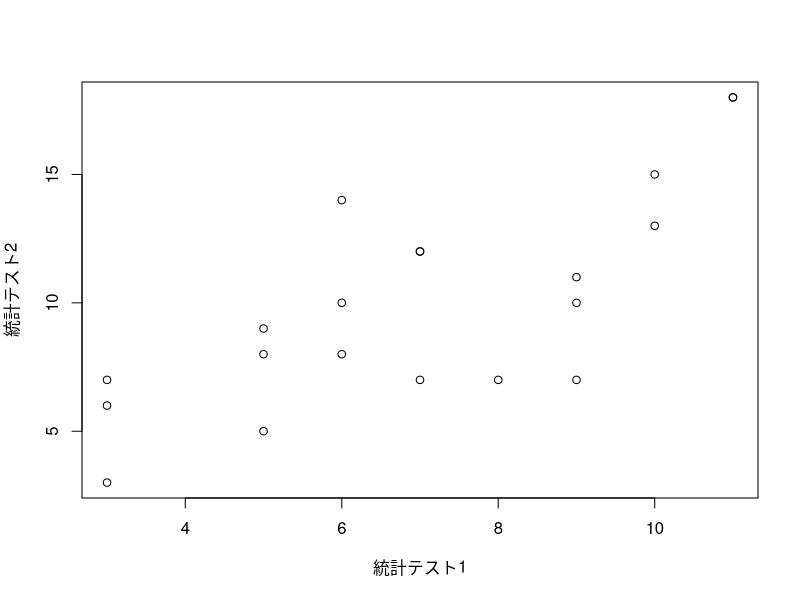
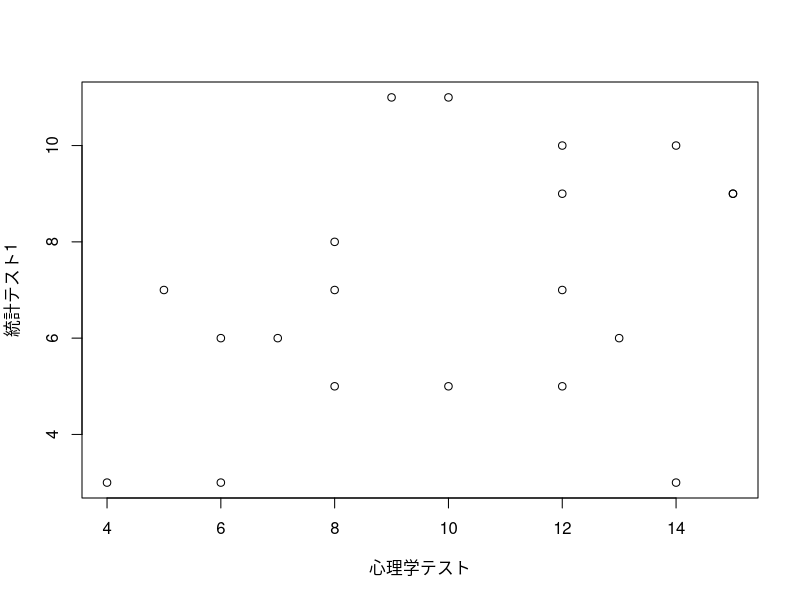
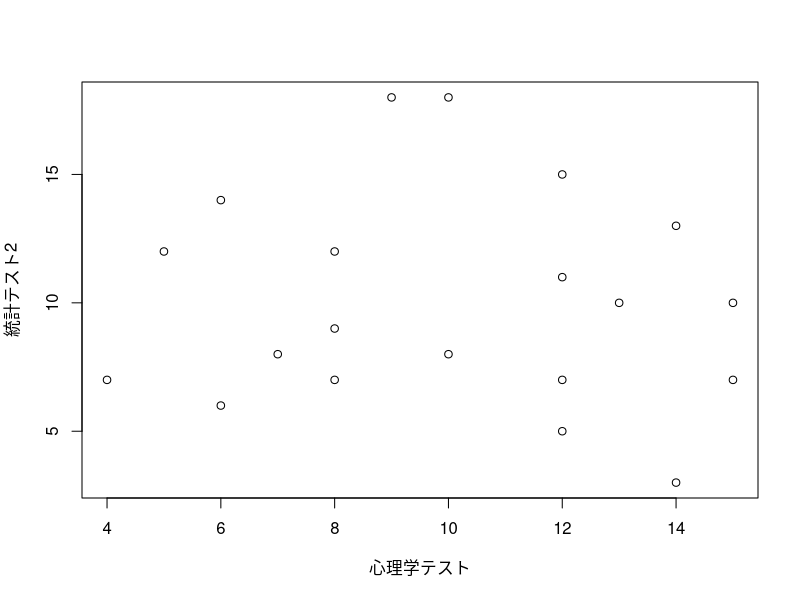

R code for these plots, in order:
## ---- chunk 1
統計テスト1 <- c(6,10,6,10,5,3,5,9,3,3,11,6,11,9,7,5,8,7,7,9)
統計テスト2 <- c(10,13,8,15,8,6,9,10,7,3,18,14,18,11,12,5,7,12,7,7)
心理学テスト <- c(13,14,7,12,10,6,8,15,4,14,9,6,10,12,5,12,8,8,12,15)
## ---- chunk 2
plot(統計テスト1, 統計テスト2)
## ---- chunk 3
plot(心理学テスト, 統計テスト1)
## ---- chunk 4
plot(心理学テスト, 統計テスト2)
## ---- chunk 5
共分散1と2 <- mean((統計テスト1 - mean(統計テスト1)) * (統計テスト2 - mean(統計テスト2)))
共分散1と2
## ---- chunk 6
cov(統計テスト1, 統計テスト2)
## ---- chunk 7
cov(統計テスト1, 統計テスト2) / (sd(統計テスト1) * sd(統計テスト2))
## ---- chunk 8
cor(統計テスト1, 統計テスト2)
## ---- chunk 9
cor(心理学テスト, 統計テスト1)
## ---- chunk 10
cor(心理学テスト, 統計テスト2)
## ---- chunk 11
数学 <- c("嫌い","嫌い","好き","好き","嫌い","嫌い","嫌い","嫌い","嫌い","好き","好き","嫌い","好き","嫌い","嫌い","好き","嫌い","嫌い","嫌い","嫌い")
## ---- chunk 12
table(数学)
## ---- chunk 13
統計 <- c("好き","好き","好き","好き","嫌い","嫌い","嫌い","嫌い","嫌い","嫌い","好き","好き","好き","嫌い","好き","嫌い","嫌い","嫌い","嫌い","嫌い")
## ---- chunk 14
table(統計)
## ---- chunk 15
table(数学,統計)
## ---- chunk 16
数学イチゼロ <- ifelse(数学 == "好き", 1, 0)
数学イチゼロ
## ---- chunk 17
統計イチゼロ <- ifelse(統計 == "好き", 1, 0)
統計イチゼロ
## ---- chunk 18
cor(数学イチゼロ , 統計イチゼロ)
